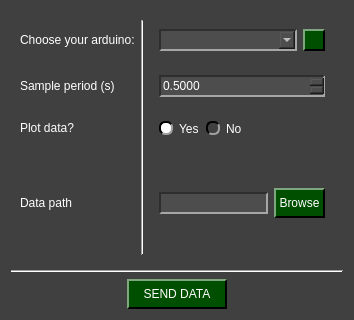
<?xml version="1.0" encoding="UTF-8"?>
<ui version="4.0">
 <class>Arduino_SendData_W</class>
 <widget class="QWidget" name="Arduino_SendData_W">
  <property name="geometry">
   <rect>
    <x>0</x>
    <y>0</y>
    <width>354</width>
    <height>320</height>
   </rect>
  </property>
  <property name="windowTitle">
   <string>Form</string>
  </property>
  <property name="styleSheet">
   <string notr="true">QComboBox QAbstractItemView {
    background-color: rgb(77, 77, 77);
}

QComboBox QAbstractItemView::item:focus{
    background-color: rgb(140, 140, 140);
}

QDoubleSpinBox{
	background-color: rgb(77, 77, 77);
	
	border-top: 1.5px solid rgb(46, 46, 46);
	border-left: 1.5px solid rgb(46, 46, 46);

	border-bottom: 1.5px solid rgb(166, 166, 166);
	border-right: 1.5px solid rgb(166, 166, 166);
}

QDoubleSpinBox::up-button{
    image: url(:/imgs/imgs/drop_up_arrow.png);
	width: 11px;

	background-color: rgb(0, 79, 0);
	border-top: 1.5px solid rgb(127, 167, 127);
	border-left: 1.5px solid rgb(127, 167, 127);

	border-bottom: 1.5px solid rgb(0, 0, 0);
	border-right: 1.5px solid rgb(0, 0, 0);
}

QDoubleSpinBox::up-button:pressed{
	border: 2px solid rgb(255, 255, 255);
}

QDoubleSpinBox::up-button:hover{
	background-color: rgb(0, 50, 0);
}

QDoubleSpinBox::down-button{
    image: url(:/imgs/imgs/drop_down_arrow.png);
	width: 11px;

	background-color: rgb(0, 79, 0);
	border-top: 1.5px solid rgb(127, 167, 127);
	border-left: 1.5px solid rgb(127, 167, 127);

	border-bottom: 1.5px solid rgb(0, 0, 0);
	border-right: 1.5px solid rgb(0, 0, 0);
}

QDoubleSpinBox::down-button:pressed{
	border: 2px solid rgb(255, 255, 255);
}

QDoubleSpinBox::down-button:hover{
	background-color: rgb(0, 50, 0);
}

QWidget#Arduino_SendData_W{
	background-color: rgb(64, 64, 64);
}

QWidget{
	color: rgb(255, 255, 255);
}

QComboBox{
	background-color: rgb(77, 77, 77);
	
	border-top: 1.5px solid rgb(46, 46, 46);
	border-left: 1.5px solid rgb(46, 46, 46);

	border-bottom: 1.5px solid rgb(166, 166, 166);
	border-right: 1.5px solid rgb(166, 166, 166);
}


QComboBox::drop-down{
	image: url(:/imgs/imgs/drop_down_arrow.png);
	width: 11px;

	background-color: rgb(0, 79, 0);
	border-top: 2px solid rgb(127, 167, 127);
	border-left: 2px solid rgb(127, 167, 127);

	border-bottom: 2px solid rgb(0, 0, 0);
	border-right: 2px solid rgb(0, 0, 0);
}

QComboBox::drop-down:hover{
	background-color: rgb(0, 50, 0);
}

QComboBox::drop-down:pressed{
	border: 2px solid rgb(255, 255, 255);
}

QPushButton{
	background-color: rgb(0, 79, 0);

	border-top: 1.5px solid rgb(127, 167, 127);
	border-left: 1.5px solid rgb(127, 167, 127);

	border-bottom: 1.5px solid rgb(0, 0, 0);
	border-right: 1.5px solid rgb(0, 0, 0);

	
	font: 12pt &quot;Helvetica&quot;;
	text-align:center;
}

QWidget{
	font: 12pt &quot;Helvetica&quot;;
}

QPushButton:hover{
	background-color: rgb(0, 50, 0);
}

QPushButton:pressed{
	border: 2px solid rgb(255, 255, 255);
}

QLineEdit{
	background-color: rgb(77, 77, 77);
	border-top: 1.5px solid rgb(46, 46, 46);
	border-left: 1.5px solid rgb(46, 46, 46);

	border-bottom: 1.5px solid rgb(166, 166, 166);
	border-right: 1.5px solid rgb(166, 166, 166);
}

QRadioButton::indicator{
	border-radius: 6px;
	border-top: 1.5px solid rgb(0, 0, 0);
	border-left: 1.5px solid rgb(0, 0, 0);

	border-bottom: 1.5px solid rgb(160, 160, 160);
	border-right: 1.5px solid rgb(160, 160, 160);
}

QRadioButton::indicator::checked{
	background-color: white;
}

QRadioButton::indicator::unchecked:hover{
	background-color: #9F9F9F;
}

QRadioButton::indicator::pressed{
	border: 1.5px solid #505050
}

QPushButton#reload_devices{
	image: url(:/imgs/imgs/reload.png);
	width: 11px;
	background-color: rgb(0, 79, 0);

	border-top: 1.5px solid rgb(127, 167, 127);
	border-left: 1.5px solid rgb(127, 167, 127);

	border-bottom: 1.5px solid rgb(0, 0, 0);
	border-right: 1.5px solid rgb(0, 0, 0);

	
	font: 12pt &quot;Helvetica&quot;;
	text-align:center;
}

QPushButton#reload_devices:hover{
	background-color: rgb(0, 50, 0);
}

QPushButton#reload_devices:pressed{
	border: 2px solid rgb(255, 255, 255);
}</string>
  </property>
  <layout class="QGridLayout" name="gridLayout_3">
   <item row="0" column="0">
    <widget class="QWidget" name="widget" native="true">
     <layout class="QGridLayout" name="gridLayout">
      <item row="2" column="2" alignment="Qt::AlignLeft">
       <widget class="QWidget" name="widget_7" native="true">
        <layout class="QHBoxLayout" name="horizontalLayout">
         <item>
          <widget class="QRadioButton" name="yes_plot_radio">
           <property name="text">
            <string>Yes</string>
           </property>
           <property name="checked">
            <bool>true</bool>
           </property>
           <attribute name="buttonGroup">
            <string notr="true">plot_radio_group</string>
           </attribute>
          </widget>
         </item>
         <item>
          <widget class="QRadioButton" name="no_plot_radio">
           <property name="text">
            <string>No</string>
           </property>
           <attribute name="buttonGroup">
            <string notr="true">plot_radio_group</string>
           </attribute>
          </widget>
         </item>
        </layout>
       </widget>
      </item>
      <item row="1" column="0">
       <widget class="QLabel" name="label_4">
        <property name="minimumSize">
         <size>
          <width>0</width>
          <height>30</height>
         </size>
        </property>
        <property name="maximumSize">
         <size>
          <width>16777215</width>
          <height>30</height>
         </size>
        </property>
        <property name="text">
         <string>Sample period (s)</string>
        </property>
       </widget>
      </item>
      <item row="4" column="0">
       <widget class="QLabel" name="label_8">
        <property name="minimumSize">
         <size>
          <width>0</width>
          <height>30</height>
         </size>
        </property>
        <property name="maximumSize">
         <size>
          <width>16777215</width>
          <height>30</height>
         </size>
        </property>
        <property name="text">
         <string>Data path</string>
        </property>
       </widget>
      </item>
      <item row="4" column="2">
       <widget class="QWidget" name="widget_9" native="true">
        <property name="minimumSize">
         <size>
          <width>0</width>
          <height>50</height>
         </size>
        </property>
        <property name="maximumSize">
         <size>
          <width>16777215</width>
          <height>50</height>
         </size>
        </property>
        <layout class="QHBoxLayout" name="horizontalLayout_3">
         <item alignment="Qt::AlignVCenter">
          <widget class="QLineEdit" name="path_line_edit">
           <property name="minimumSize">
            <size>
             <width>0</width>
             <height>22</height>
            </size>
           </property>
           <property name="maximumSize">
            <size>
             <width>16777215</width>
             <height>22</height>
            </size>
           </property>
          </widget>
         </item>
         <item alignment="Qt::AlignVCenter">
          <widget class="QPushButton" name="path_folder_browse">
           <property name="minimumSize">
            <size>
             <width>0</width>
             <height>30</height>
            </size>
           </property>
           <property name="maximumSize">
            <size>
             <width>16777215</width>
             <height>30</height>
            </size>
           </property>
           <property name="text">
            <string> Browse </string>
           </property>
          </widget>
         </item>
        </layout>
       </widget>
      </item>
      <item row="0" column="2">
       <widget class="QWidget" name="widget_2" native="true">
        <layout class="QGridLayout" name="gridLayout_2">
         <item row="1" column="0">
          <widget class="QComboBox" name="device_combo">
           <property name="minimumSize">
            <size>
             <width>0</width>
             <height>22</height>
            </size>
           </property>
           <property name="maximumSize">
            <size>
             <width>16777215</width>
             <height>22</height>
            </size>
           </property>
          </widget>
         </item>
         <item row="1" column="1">
          <widget class="QPushButton" name="reload_devices">
           <property name="minimumSize">
            <size>
             <width>22</width>
             <height>22</height>
            </size>
           </property>
           <property name="maximumSize">
            <size>
             <width>22</width>
             <height>22</height>
            </size>
           </property>
           <property name="toolTip">
            <string>&lt;html&gt;&lt;head/&gt;&lt;body&gt;&lt;p&gt;Update COM ports&lt;/p&gt;&lt;/body&gt;&lt;/html&gt;</string>
           </property>
           <property name="text">
            <string/>
           </property>
          </widget>
         </item>
        </layout>
       </widget>
      </item>
      <item row="2" column="0">
       <widget class="QLabel" name="label_6">
        <property name="minimumSize">
         <size>
          <width>0</width>
          <height>30</height>
         </size>
        </property>
        <property name="maximumSize">
         <size>
          <width>16777215</width>
          <height>30</height>
         </size>
        </property>
        <property name="text">
         <string>Plot data?</string>
        </property>
       </widget>
      </item>
      <item row="0" column="0">
       <widget class="QLabel" name="label">
        <property name="minimumSize">
         <size>
          <width>0</width>
          <height>30</height>
         </size>
        </property>
        <property name="maximumSize">
         <size>
          <width>16777215</width>
          <height>30</height>
         </size>
        </property>
        <property name="text">
         <string>Choose your arduino:</string>
        </property>
       </widget>
      </item>
      <item row="1" column="2">
       <widget class="QWidget" name="widget_5" native="true">
        <layout class="QGridLayout" name="gridLayout_6">
         <item row="0" column="0">
          <widget class="QDoubleSpinBox" name="Ts_in">
           <property name="minimumSize">
            <size>
             <width>0</width>
             <height>22</height>
            </size>
           </property>
           <property name="maximumSize">
            <size>
             <width>16777215</width>
             <height>22</height>
            </size>
           </property>
           <property name="decimals">
            <number>4</number>
           </property>
           <property name="maximum">
            <double>999.990000000000009</double>
           </property>
           <property name="singleStep">
            <double>0.010000000000000</double>
           </property>
           <property name="stepType">
            <enum>QAbstractSpinBox::AdaptiveDecimalStepType</enum>
           </property>
           <property name="value">
            <double>0.500000000000000</double>
           </property>
          </widget>
         </item>
        </layout>
       </widget>
      </item>
      <item row="0" column="1" rowspan="6">
       <widget class="Line" name="line">
        <property name="orientation">
         <enum>Qt::Vertical</enum>
        </property>
       </widget>
      </item>
     </layout>
    </widget>
   </item>
   <item row="1" column="0">
    <widget class="Line" name="line_3">
     <property name="orientation">
      <enum>Qt::Horizontal</enum>
     </property>
    </widget>
   </item>
   <item row="2" column="0" alignment="Qt::AlignHCenter">
    <widget class="QPushButton" name="start_send_data">
     <property name="minimumSize">
      <size>
       <width>100</width>
       <height>30</height>
      </size>
     </property>
     <property name="maximumSize">
      <size>
       <width>16777215</width>
       <height>30</height>
      </size>
     </property>
     <property name="text">
      <string>SEND DATA</string>
     </property>
    </widget>
   </item>
  </layout>
 </widget>
 <resources>
  <include location="resources_1.qrc"/>
 </resources>
 <connections/>
 <buttongroups>
  <buttongroup name="plot_radio_group"/>
 </buttongroups>
</ui>
